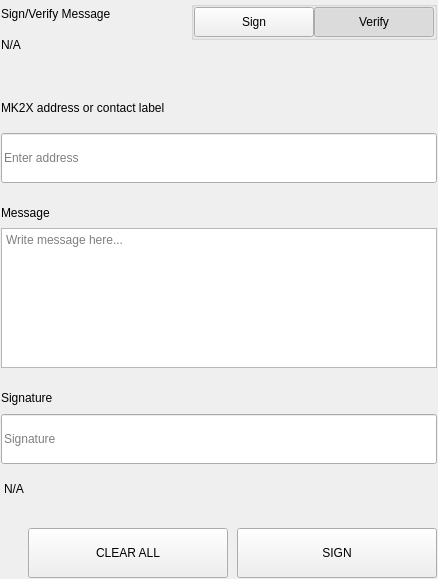
<?xml version="1.0" encoding="UTF-8"?>
<ui version="4.0">
 <class>SettingsSignMessageWidgets</class>
 <widget class="QWidget" name="SettingsSignMessageWidgets">
  <property name="geometry">
   <rect>
    <x>0</x>
    <y>0</y>
    <width>438</width>
    <height>579</height>
   </rect>
  </property>
  <property name="windowTitle">
   <string>Form</string>
  </property>
  <layout class="QVBoxLayout" name="verticalLayout">
   <property name="spacing">
    <number>0</number>
   </property>
   <property name="leftMargin">
    <number>0</number>
   </property>
   <property name="topMargin">
    <number>0</number>
   </property>
   <property name="rightMargin">
    <number>0</number>
   </property>
   <property name="bottomMargin">
    <number>0</number>
   </property>
   <item>
    <widget class="QWidget" name="left" native="true">
     <layout class="QVBoxLayout" name="verticalLayout_3">
      <property name="leftMargin">
       <number>0</number>
      </property>
      <property name="topMargin">
       <number>0</number>
      </property>
      <property name="rightMargin">
       <number>0</number>
      </property>
      <property name="bottomMargin">
       <number>0</number>
      </property>
      <item>
       <widget class="QWidget" name="container_sign" native="true">
        <layout class="QVBoxLayout" name="verticalLayout_2">
         <property name="spacing">
          <number>0</number>
         </property>
         <property name="leftMargin">
          <number>1</number>
         </property>
         <property name="topMargin">
          <number>1</number>
         </property>
         <property name="rightMargin">
          <number>1</number>
         </property>
         <property name="bottomMargin">
          <number>1</number>
         </property>
         <item>
          <layout class="QHBoxLayout" name="horizontalLayout_3" stretch="3,1">
           <property name="spacing">
            <number>40</number>
           </property>
           <item>
            <layout class="QVBoxLayout" name="verticalLayoutTitle">
             <property name="spacing">
              <number>5</number>
             </property>
             <item>
              <widget class="QLabel" name="labelTitle">
               <property name="text">
                <string>Sign/Verify Message</string>
               </property>
              </widget>
             </item>
             <item>
              <widget class="QLabel" name="labelSubtitle1">
               <property name="text">
                <string notr="true">N/A</string>
               </property>
               <property name="wordWrap">
                <bool>true</bool>
               </property>
              </widget>
             </item>
            </layout>
           </item>
           <item alignment="Qt::AlignRight|Qt::AlignTop">
            <widget class="QWidget" name="containerSwitch" native="true">
             <property name="styleSheet">
              <string notr="true">#containerSwitch{
	padding-top:9px;
}</string>
             </property>
             <layout class="QVBoxLayout" name="verticalLayout_6">
              <property name="spacing">
               <number>4</number>
              </property>
              <property name="leftMargin">
               <number>0</number>
              </property>
              <property name="topMargin">
               <number>0</number>
              </property>
              <property name="rightMargin">
               <number>0</number>
              </property>
              <property name="bottomMargin">
               <number>0</number>
              </property>
              <item alignment="Qt::AlignRight">
               <widget class="QGroupBox" name="groupBox">
                <property name="sizePolicy">
                 <sizepolicy hsizetype="Fixed" vsizetype="Preferred">
                  <horstretch>0</horstretch>
                  <verstretch>0</verstretch>
                 </sizepolicy>
                </property>
                <property name="title">
                 <string/>
                </property>
                <property name="alignment">
                 <set>Qt::AlignRight|Qt::AlignTop|Qt::AlignTrailing</set>
                </property>
                <layout class="QHBoxLayout" name="horizontalLayout_4">
                 <property name="spacing">
                  <number>0</number>
                 </property>
                 <property name="leftMargin">
                  <number>0</number>
                 </property>
                 <property name="topMargin">
                  <number>0</number>
                 </property>
                 <property name="rightMargin">
                  <number>0</number>
                 </property>
                 <property name="bottomMargin">
                  <number>0</number>
                 </property>
                 <item>
                  <widget class="QPushButton" name="pushSign">
                   <property name="minimumSize">
                    <size>
                     <width>120</width>
                     <height>30</height>
                    </size>
                   </property>
                   <property name="maximumSize">
                    <size>
                     <width>120</width>
                     <height>30</height>
                    </size>
                   </property>
                   <property name="focusPolicy">
                    <enum>Qt::NoFocus</enum>
                   </property>
                   <property name="text">
                    <string>Sign</string>
                   </property>
                   <property name="checkable">
                    <bool>true</bool>
                   </property>
                   <property name="autoExclusive">
                    <bool>true</bool>
                   </property>
                  </widget>
                 </item>
                 <item>
                  <widget class="QPushButton" name="pushVerify">
                   <property name="minimumSize">
                    <size>
                     <width>120</width>
                     <height>30</height>
                    </size>
                   </property>
                   <property name="maximumSize">
                    <size>
                     <width>120</width>
                     <height>30</height>
                    </size>
                   </property>
                   <property name="focusPolicy">
                    <enum>Qt::NoFocus</enum>
                   </property>
                   <property name="text">
                    <string>Verify</string>
                   </property>
                   <property name="checkable">
                    <bool>true</bool>
                   </property>
                   <property name="checked">
                    <bool>true</bool>
                   </property>
                   <property name="autoExclusive">
                    <bool>true</bool>
                   </property>
                  </widget>
                 </item>
                </layout>
               </widget>
              </item>
              <item alignment="Qt::AlignHCenter|Qt::AlignTop">
               <widget class="QLabel" name="labelSubtitleSwitch">
                <property name="text">
                 <string/>
                </property>
                <property name="alignment">
                 <set>Qt::AlignRight|Qt::AlignTrailing|Qt::AlignVCenter</set>
                </property>
               </widget>
              </item>
             </layout>
            </widget>
           </item>
          </layout>
         </item>
         <item>
          <spacer name="verticalSpacer_2">
           <property name="orientation">
            <enum>Qt::Vertical</enum>
           </property>
           <property name="sizeType">
            <enum>QSizePolicy::Fixed</enum>
           </property>
           <property name="sizeHint" stdset="0">
            <size>
             <width>20</width>
             <height>40</height>
            </size>
           </property>
          </spacer>
         </item>
         <item>
          <widget class="QWidget" name="containerAddress" native="true">
           <property name="sizePolicy">
            <sizepolicy hsizetype="Preferred" vsizetype="Fixed">
             <horstretch>0</horstretch>
             <verstretch>0</verstretch>
            </sizepolicy>
           </property>
           <layout class="QVBoxLayout" name="verticalLayout_5" stretch="0,0">
            <property name="spacing">
             <number>15</number>
            </property>
            <property name="leftMargin">
             <number>0</number>
            </property>
            <property name="topMargin">
             <number>0</number>
            </property>
            <property name="rightMargin">
             <number>0</number>
            </property>
            <property name="bottomMargin">
             <number>0</number>
            </property>
            <item>
             <widget class="QLabel" name="labelSubtitleAddress">
              <property name="minimumSize">
               <size>
                <width>0</width>
                <height>20</height>
               </size>
              </property>
              <property name="maximumSize">
               <size>
                <width>16777215</width>
                <height>20</height>
               </size>
              </property>
              <property name="text">
               <string>MK2X address or contact label</string>
              </property>
             </widget>
            </item>
            <item>
             <widget class="QLineEdit" name="addressIn_SM">
              <property name="minimumSize">
               <size>
                <width>0</width>
                <height>50</height>
               </size>
              </property>
              <property name="maximumSize">
               <size>
                <width>16777215</width>
                <height>50</height>
               </size>
              </property>
              <property name="placeholderText">
               <string>Enter address</string>
              </property>
             </widget>
            </item>
           </layout>
          </widget>
         </item>
         <item>
          <spacer name="verticalSpacer_3">
           <property name="orientation">
            <enum>Qt::Vertical</enum>
           </property>
           <property name="sizeType">
            <enum>QSizePolicy::Fixed</enum>
           </property>
           <property name="sizeHint" stdset="0">
            <size>
             <width>20</width>
             <height>20</height>
            </size>
           </property>
          </spacer>
         </item>
         <item>
          <layout class="QVBoxLayout" name="verticalLayout_9">
           <property name="spacing">
            <number>5</number>
           </property>
           <item>
            <widget class="QLabel" name="labelSubtitleMessage">
             <property name="minimumSize">
              <size>
               <width>0</width>
               <height>20</height>
              </size>
             </property>
             <property name="maximumSize">
              <size>
               <width>16777215</width>
               <height>20</height>
              </size>
             </property>
             <property name="text">
              <string>Message</string>
             </property>
            </widget>
           </item>
           <item>
            <widget class="QPlainTextEdit" name="messageIn_SM">
             <property name="minimumSize">
              <size>
               <width>0</width>
               <height>140</height>
              </size>
             </property>
             <property name="maximumSize">
              <size>
               <width>16777215</width>
               <height>140</height>
              </size>
             </property>
             <property name="placeholderText">
              <string>Write message here...</string>
             </property>
            </widget>
           </item>
          </layout>
         </item>
         <item>
          <spacer name="verticalSpacer_4">
           <property name="orientation">
            <enum>Qt::Vertical</enum>
           </property>
           <property name="sizeType">
            <enum>QSizePolicy::Fixed</enum>
           </property>
           <property name="sizeHint" stdset="0">
            <size>
             <width>20</width>
             <height>20</height>
            </size>
           </property>
          </spacer>
         </item>
         <item>
          <widget class="QWidget" name="widget" native="true">
           <property name="minimumSize">
            <size>
             <width>0</width>
             <height>75</height>
            </size>
           </property>
           <property name="maximumSize">
            <size>
             <width>16777215</width>
             <height>16777215</height>
            </size>
           </property>
           <layout class="QVBoxLayout" name="verticalLayout_4">
            <property name="leftMargin">
             <number>0</number>
            </property>
            <property name="topMargin">
             <number>0</number>
            </property>
            <property name="rightMargin">
             <number>0</number>
            </property>
            <property name="bottomMargin">
             <number>0</number>
            </property>
            <item>
             <widget class="QLabel" name="labelSubtitleSignature">
              <property name="minimumSize">
               <size>
                <width>0</width>
                <height>20</height>
               </size>
              </property>
              <property name="maximumSize">
               <size>
                <width>16777215</width>
                <height>20</height>
               </size>
              </property>
              <property name="text">
               <string>Signature</string>
              </property>
             </widget>
            </item>
            <item>
             <widget class="QLineEdit" name="signatureOut_SM">
              <property name="minimumSize">
               <size>
                <width>0</width>
                <height>50</height>
               </size>
              </property>
              <property name="placeholderText">
               <string>Signature</string>
              </property>
             </widget>
            </item>
           </layout>
          </widget>
         </item>
         <item>
          <widget class="QLabel" name="statusLabel_SM">
           <property name="styleSheet">
            <string notr="true">padding-top:5px;</string>
           </property>
           <property name="text">
            <string notr="true">N/A</string>
           </property>
          </widget>
         </item>
         <item>
          <spacer name="verticalSpacer">
           <property name="orientation">
            <enum>Qt::Vertical</enum>
           </property>
           <property name="sizeType">
            <enum>QSizePolicy::Fixed</enum>
           </property>
           <property name="sizeHint" stdset="0">
            <size>
             <width>20</width>
             <height>20</height>
            </size>
           </property>
          </spacer>
         </item>
         <item>
          <layout class="QHBoxLayout" name="horizontalLayout_7">
           <property name="spacing">
            <number>9</number>
           </property>
           <item>
            <spacer name="horizontalSpacer_5">
             <property name="orientation">
              <enum>Qt::Horizontal</enum>
             </property>
             <property name="sizeType">
              <enum>QSizePolicy::Expanding</enum>
             </property>
             <property name="sizeHint" stdset="0">
              <size>
               <width>40</width>
               <height>20</height>
              </size>
             </property>
            </spacer>
           </item>
           <item>
            <widget class="QPushButton" name="pushButtonClear">
             <property name="minimumSize">
              <size>
               <width>200</width>
               <height>50</height>
              </size>
             </property>
             <property name="focusPolicy">
              <enum>Qt::NoFocus</enum>
             </property>
             <property name="text">
              <string>CLEAR ALL</string>
             </property>
            </widget>
           </item>
           <item>
            <widget class="QPushButton" name="pushButtonSave">
             <property name="minimumSize">
              <size>
               <width>200</width>
               <height>50</height>
              </size>
             </property>
             <property name="maximumSize">
              <size>
               <width>200</width>
               <height>50</height>
              </size>
             </property>
             <property name="focusPolicy">
              <enum>Qt::NoFocus</enum>
             </property>
             <property name="text">
              <string>SIGN</string>
             </property>
            </widget>
           </item>
          </layout>
         </item>
        </layout>
       </widget>
      </item>
     </layout>
    </widget>
   </item>
  </layout>
 </widget>
 <resources/>
 <connections/>
</ui>
